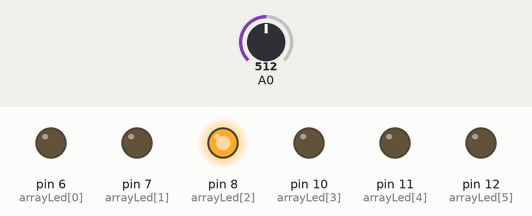
A sketch run on a simulated Arduino Uno, built with avr-gcc and run on an emulated ATmega328P. On the bench: output pins drawn as LEDs (lit = HIGH). Dashed ring = blinking. The test bench sets the inputs (shaded band); at power-on: A0 = 512.

Above: at 1.3 s.
1.4 s: A0 set to 0
At 1.9 s:
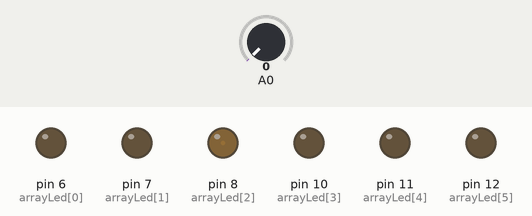
3.0 s: A0 set to 16
At 3.18 s:
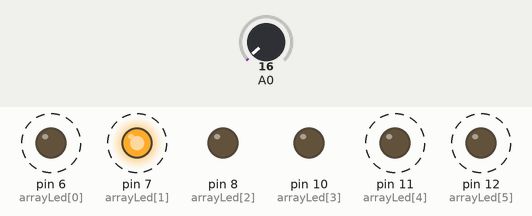
6.1 s: A0 set to 122
At 6.17 s:
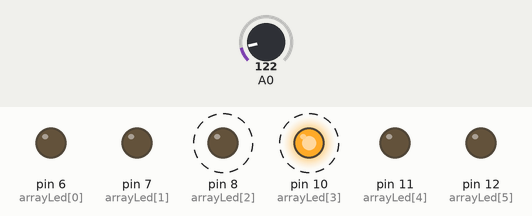
9.2 s: A0 set to 0
At 9.24 s:
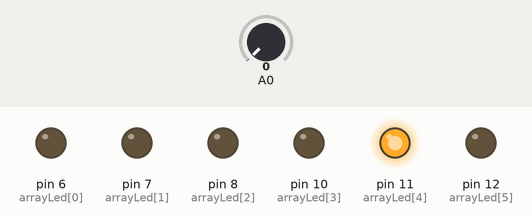
10.8 s: A0 set to 306
At 11.87 s:
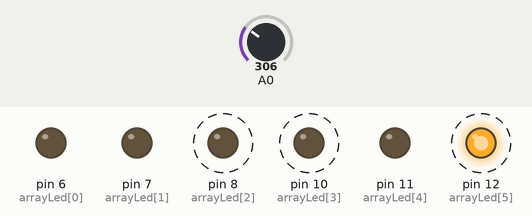
13.9 s: A0 set to 511
At 14.5 s:
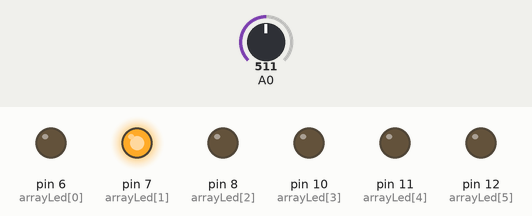
Timing chart, 0 to 18.0 s (numbered marks = the images above; inputs shaded):
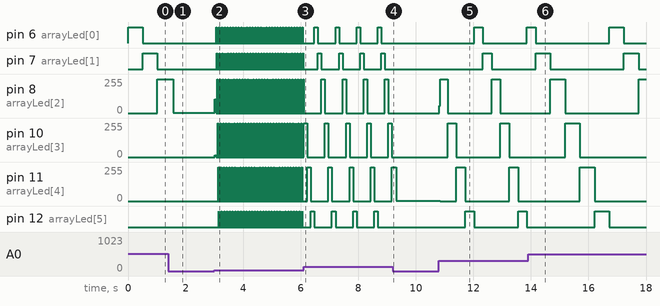

The sketch:

DojoIME_CCSL_2SSL.ino
```cpp
/*

* Fazer piscar o LED ligado ao pino 13
* Controlar a velocidade do LED pelo potenciometro
* Acender um dos led que nao seja o de dentro
* Descobrir quais sao os n'umeros correspondentes aos outros leds
* Alternar entre um led e outro
* Alterna ente 3 leds
* Criar contadores em array para manter as luzes em ordem.

 */

// Pin 13 has an LED connected on most Arduino boards.
// give it a name:
int arrayLed[6] = {6, 7, 8, 10, 11, 12};
int cont;
// the setup routine runs once when you press reset:
void setup() {
  for(cont=0;cont<6;cont++){
  // initialize the digital pin as an output.
    pinMode(arrayLed[cont], OUTPUT);
  }
}

// the loop routine runs over and over again forever:
void loop() {
  for(cont=0;cont<6;cont++){
    int tempo = analogRead(A0);
    digitalWrite(arrayLed[cont], HIGH);   // turn the LED on (HIGH is the voltage level)
    delay(tempo);               // wait for a secon
    digitalWrite(arrayLed[cont], LOW);
  }
}
```

Measured:
- after the input at 1.4 s, pin 8 (arrayLed[2]): 255/255 → 3/255 after 0.18 s; pin 10 (arrayLed[3]): stays 0/255 (without the input it goes to 255/255 after 0.14 s); pin 11 (arrayLed[4]): stays 0/255 (without the input it goes to 255/255 after 0.65 s); pin 12 (arrayLed[5]): stays LOW (without the input it goes to HIGH after 1.2 s)
- after the input at 3.0 s, pin 6 (arrayLed[0]): alternates HIGH for 0.02 s and LOW for 0.08 s, starting after 0.06 s; pin 7 (arrayLed[1]): alternates HIGH for 0.02 s and LOW for 0.08 s, starting after 0.08 s
- after the input at 6.1 s, pin 6 (arrayLed[0]): alternates HIGH for 0.12 s and LOW for 0.61 s, starting after 0.38 s; pin 7 (arrayLed[1]): alternates HIGH for 0.12 s and LOW for 0.61 s, starting after 0.50 s
- after the input at 9.2 s, pin 6 (arrayLed[0]), pin 7 (arrayLed[1]), pin 12 (arrayLed[5]): stops changing and stays LOW; pin 8 (arrayLed[2]), pin 10 (arrayLed[3]): stops changing and stays 0/255
- after the input at 10.8 s, pin 6 (arrayLed[0]): LOW → HIGH after 1.2 s, → LOW 0.31 s later, → HIGH 1.5 s later; pin 7 (arrayLed[1]): LOW → HIGH after 1.5 s, → LOW 0.31 s later
- after the input at 13.9 s, pin 7 (arrayLed[1]): HIGH → LOW after 0.78 s, → HIGH 2.6 s later, → LOW 0.51 s later
